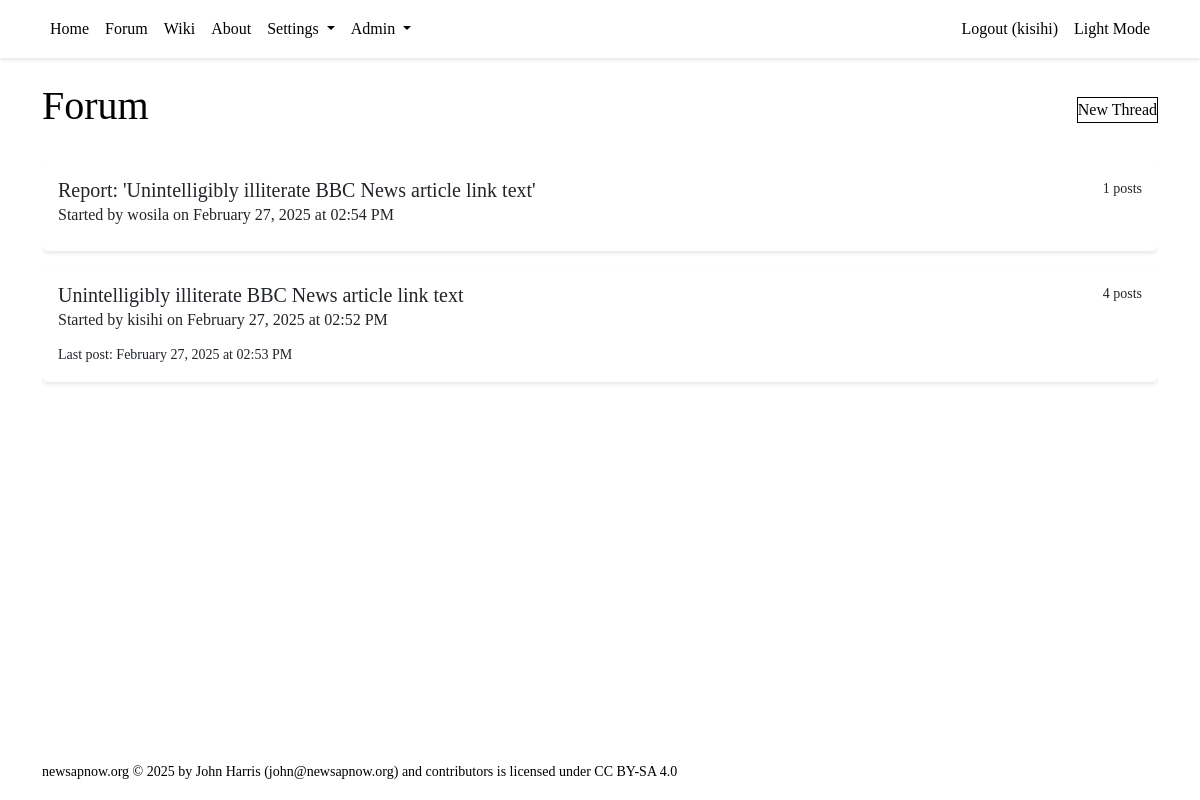
/forum/ (signed in), run on the app's committed database.
### tables this page shows
CREATE TABLE users (
        id INTEGER PRIMARY KEY AUTOINCREMENT,
        username TEXT UNIQUE NOT NULL,
        language TEXT NOT NULL,
        created_at TIMESTAMP DEFAULT CURRENT_TIMESTAMP,
        updated_at TIMESTAMP DEFAULT CURRENT_TIMESTAMP,
        last_seen_at TIMESTAMP DEFAULT CURRENT_TIMESTAMP,
        CHECK (language IN ('en', 'fr', 'es'))
    );

CREATE TABLE threads (
        id INTEGER PRIMARY KEY AUTOINCREMENT,
        title TEXT NOT NULL CHECK(length(title) <= 132),
        created_by INTEGER NOT NULL,
        group_id INTEGER,
        category_id INTEGER,
        created_at TIMESTAMP DEFAULT CURRENT_TIMESTAMP,
        updated_at TIMESTAMP DEFAULT CURRENT_TIMESTAMP,
        last_seen_at TIMESTAMP DEFAULT CURRENT_TIMESTAMP,
        FOREIGN KEY (created_by) REFERENCES users(id),
        FOREIGN KEY (group_id) REFERENCES groups(id),
        FOREIGN KEY (category_id) REFERENCES group_categories(id)
    );

### backend/forum.py (the view, shortened to what this page needs)
@forum_blueprint.route("/")
def view_threads():
    user_id = session.get('user_id')
    page = request.args.get('page', 1, type=int)
    offset = (page - 1) * Config.THREADS_PER_PAGE
    with get_db() as conn:
        cursor = conn.cursor()
        if user_id:
            cursor.execute("""
                SELECT group_id
                FROM user_groups
                WHERE user_id = ? AND filter_on = 1
            """, (user_id,))
            filtered_groups = [row['group_id'] for row in cursor.fetchall()]
            if not filtered_groups:
                filtered_groups = [-1]  # Use an impossible group ID to return no results
            filtered_groups_str = ','.join('?' for _ in filtered_groups)
            cursor.execute(f"""
                SELECT DISTINCT
                    t.*, u.username,
                    g.grouptext as group_name,
                    gc.category as category_name,
                    COUNT(p.id) as post_count,
                    MAX(p.created_at) as last_post_at
                FROM threads t
                JOIN users u ON t.created_by = u.id
                LEFT JOIN groups g ON t.group_id = g.id
                LEFT JOIN group_categories gc ON t.category_id = gc.id
                LEFT JOIN thread_users tu ON t.id = tu.thread_id
                LEFT JOIN posts p ON t.id = p.thread_id
                WHERE
                    (t.group_id IS NULL OR t.group_id IN ({filtered_groups_str}))
                    AND (
                        tu.thread_id IS NULL
                        OR tu.user_id = ?
                        OR t.created_by = ?
                    )
                GROUP BY t.id
                ORDER BY last_post_at DESC
                LIMIT ? OFFSET ?
            """, filtered_groups + [user_id, user_id, Config.THREADS_PER_PAGE, offset])
        threads = cursor.fetchall()
    return render_template("forum/thread_list.html",
                               threads=threads,
                               page=page,
                               Config=Config)

### backend/database.py (called while the page is built)
@contextmanager
def get_db() -> Generator[sqlite3.Connection, None, None]:
    conn = sqlite3.connect(Config.SQLITE_DB_PATH)
    conn.row_factory = sqlite3.Row
    try:
        yield conn
    finally:
        conn.commit()
        conn.close()

### backend/server.py (called while the page is built)
@app.template_filter('datetime')
def format_datetime(value):
    if isinstance(value, str):
        try:
            value = datetime.strptime(value, '%Y-%m-%d %H:%M:%S')
        except ValueError:
            return value
    return value.strftime('%B %d, %Y at %I:%M %p')

### frontend/templates/forum/thread_list.html (shortened to what this page needs)
{% extends "base.html" %}
{% block content %}
    <div class="d-flex justify-content-between align-items-center mb-4">
        <h1>Forum</h1>
        {% if session.get('user') %}
            <a href="{{ url_for('forum.new_thread') }}" class="btn btn-primary">New Thread</a>
        {% endif %}
    </div>
    <div class="thread-list" tabindex="0">
        {% for thread in threads %}
            <div class="thread-item card mb-3" data-thread-id="{{ thread.id }}">
                <div class="card-body">
                    <div class="d-flex justify-content-between align-items-start">
                        <h5 class="card-title mb-1">
                            <a href="{{ url_for('forum.view_thread', thread_id=thread.id) }}" class="text-decoration-none">
                                {{ thread.title }}
                            </a>
                        </h5>
                        <small class="text-muted">{{ thread.post_count }} posts</small>
                    </div>
                    <p class="card-subtitle mb-2 text-muted">
                        Started by {{ thread.username }} on {{ thread.created_at | datetime }}
                    </p>
                    {% if thread.last_post_at != thread.created_at %}
                        <small class="text-muted">
                            Last post: {{ thread.last_post_at | datetime }}
                        </small>
                    {% endif %}
                </div>
            </div>
        {% else %}
            <div class="alert alert-info">No threads yet.</div>
        {% endfor %}
    </div>
{% endblock %}

### frontend/templates/base.html (shortened to what this page needs)
<!DOCTYPE html>
<html lang="en">
<head>
    <link rel="stylesheet" href="{{ url_for('static', filename='bootstrap/css/bootstrap.min.css') }}">
    <link rel="stylesheet" href="{{ url_for('static', filename='styles.css') }}">
</head>
<body>
<nav class="navbar navbar-expand-lg navbar-dark bg-dark">
    <div class="container">
        <div class="collapse navbar-collapse" id="navbarNav">
            <ul class="navbar-nav">
                <li class="nav-item"><a class="nav-link" href="/">Home</a></li>
                <li class="nav-item"><a class="nav-link" href="/forum">Forum</a></li>
                <li class="nav-item"><a class="nav-link" href="/wiki">Wiki</a></li>
                <li class="nav-item"><a class="nav-link" href="/about">About</a></li>
                {% if session.get('user_id') %}
                <li class="nav-item dropdown">
                    <a class="nav-link dropdown-toggle" href="#" id="userDropdown" role="button" data-bs-toggle="dropdown" aria-expanded="false">
                        Settings
                    </a>
                </li>
                {% endif %}
                {% if session.get('user_id') == 1 %}
                <li class="nav-item dropdown">
                    <a class="nav-link dropdown-toggle" href="#" id="adminDropdown" role="button" data-bs-toggle="dropdown" aria-expanded="false">
                        Admin
                    </a>
                </li>
                {% endif %}
            </ul>
            <ul class="navbar-nav ms-auto">
                {% if session.get('user') %}
                    <li class="nav-item">
                        <a class="nav-link" href="/auth/logout">Logout ({{ session['user'] }})</a>
                    </li>
                {% else %}
                    <li class="nav-item"><a class="nav-link" href="/auth/login">Login</a></li>
                    <li class="nav-item"><a class="nav-link" href="/auth/register">Register</a></li>
                {% endif %}
                <li class="nav-item">
                    <a class="nav-link" href="#" id="theme-toggle" aria-label="Toggle dark/light mode">
                        <span id="theme-text">Light Mode</span>
                    </a>
                </li>
            </ul>
        </div>
    </div>
</nav>
    <main class="container mt-4">
        {% block content %}{% endblock %}
    </main>
    <footer class="site-footer">
        <div class="container py-3">
            <small>
                newsapnow.org © 2025 by John Harris (<a href="mailto:john@newsapnow.org">john@newsapnow.org</a>) and contributors is licensed under <a href="https://creativecommons.org/licenses/by-sa/4.0/">CC BY-SA 4.0</a>
            </small>
        </div>
    </footer>
</body>
</html>

### frontend/static/styles.css (style rules this page uses)
body { font-family: var(--font-family-sans); line-height: 1.6; color: var(--standard-text); background-color: var(--page-bg); }
.navbar { box-shadow: 0 2px 4px rgba(0,0,0,0.1); background-color: var(--card-bg) !important; }
.navbar-dark .navbar-nav .nav-link { color: var(--standard-text); }
.card { border: none; background-color: var(--card-bg); box-shadow: 0 2px 4px rgba(0,0,0,0.1); }
.card-title { color: var(--prominent-text); }
.card-body { background-color: var(--card-bg); color: var(--standard-text); }
.thread-list { max-height: 80vh; overflow-y: auto; }
.thread-item { transition: all 0.2s ease; background-color: var(--card-bg); border-left: 3px solid var(--element-bg); }
html { height: 100%; position: relative; }
body { min-height: 100%; display: flex; flex-direction: column; }
main { flex: 1 0 auto; }
.site-footer { background-color: var(--page-bg); color: var(--subtle-text); width: 100%; margin-top: auto; }
.site-footer a { color: var(--highlight-text); }
.btn { padding: var(--spacing-sm) var(--spacing-md); border-radius: var(--border-radius); transition: all 0.2s ease; }
.btn-primary { background-color: var(--highlight-bg); border-color: var(--highlight-bg); color: var(--highlight-text); }
a { color: var(--highlight-text); text-decoration: none; }
.text-muted { color: var(--subtle-text) !important; }

### data on the page
users: user "kisihi"
threads: title "Report: 'Unintelligibly illiterate BBC News article link text'", post_count "1", username "wosila", created_at "February 27, 2025 at 02:54 PM"
threads: title "Unintelligibly illiterate BBC News article link text", post_count "4", username "kisihi", created_at "February 27, 2025 at 02:52 PM", last_post_at "February 27, 2025 at 02:53 PM"
